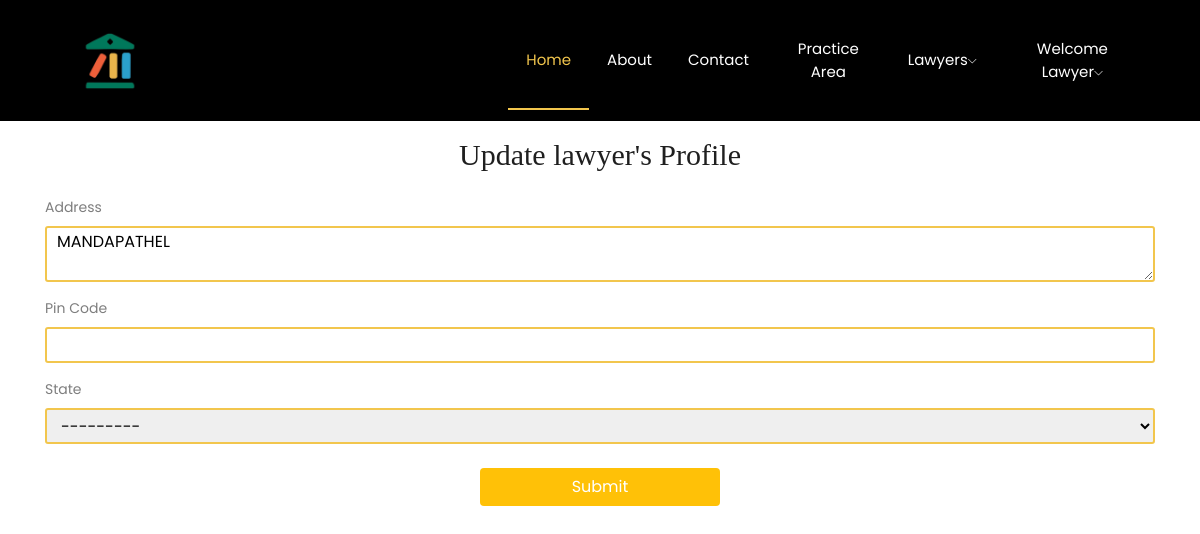
Screenshot of /accounts/update_profile/ (signed in) with the database file from the repository.
### accounts/models.py (models this page shows)
class CustomUser(AbstractUser):
    USER_TYPES = (
        ('admin', 'Admin'),
        ('lawyer', 'Lawyer'),
        ('student', 'Student'),
        ('client', 'Client'),
    )
    STATES = (
    ('Andhra Pradesh', 'Andhra Pradesh'),
    ('Arunachal Pradesh', 'Arunachal Pradesh'),
    ('Assam', 'Assam'),
    ('Bihar', 'Bihar'),
    ('Chhattisgarh', 'Chhattisgarh'),
    ('Goa', 'Goa'),
    ('Gujarat', 'Gujarat'),
    ('Haryana', 'Haryana'),
    ('Himachal Pradesh', 'Himachal Pradesh'),
    ('Jharkhand', 'Jharkhand'),
    ('Karnataka', 'Karnataka'),
    ('Kerala', 'Kerala'),
    ('Madhya Pradesh', 'Madhya Pradesh'),
    ('Maharashtra', 'Maharashtra'),
    ('Manipur', 'Manipur'),
    ('Meghalaya', 'Meghalaya'),
    ('Mizoram', 'Mizoram'),
    ('Nagaland', 'Nagaland'),
    ('Odisha', 'Odisha'),
    ('Punjab', 'Punjab'),
    ('Rajasthan', 'Rajasthan'),
    ('Sikkim', 'Sikkim'),
    ('Tamil Nadu', 'Tamil Nadu'),
    ('Telangana', 'Telangana'),
    ('Tripura', 'Tripura'),
    ('Uttar Pradesh', 'Uttar Pradesh'),
    ('Uttarakhand', 'Uttarakhand'),
    ('West Bengal', 'West Bengal'),
    ('Andaman and Nicobar Islands', 'Andaman and Nicobar Islands'),
    ('Chandigarh', 'Chandigarh'),
    ('Dadra and Nagar Haveli and Daman and Diu', 'Dadra and Nagar Haveli and Daman and Diu'),
    ('Lakshadweep', 'Lakshadweep'),
    ('Delhi', 'Delhi'),
    ('Puducherry', 'Puducherry'),
)
    user_type = models.CharField(max_length=10, choices=USER_TYPES, default='client')
    email = models.EmailField(unique=True, default='')  # Change: Use email as the username
    first_name = models.CharField(max_length=30, default='')  # Added: First name field
    last_name = models.CharField(max_length=30, default='')  # Added: Last name field
    address = models.TextField(default='',blank=True,)  # Added: Address field
    dob = models.DateField(default='2000-01-01',blank=True,)  # Added: Date of birth field
    pin = models.CharField(max_length=6, default='',blank=True,)  # Added: PIN code field
    state = models.CharField(max_length=50, choices=STATES, blank=True, null=False)
    phone = models.CharField(max_length=15,blank=True, unique=True)  # Added: Phone number field

### accounts/views.py (the view)
# urls.py: path('update_profile/', views.update_profile, name='update_profile'),
def update_profile(request):
    user = request.user
    if request.method == 'POST':
        form = UserProfileUpdateForm(request.POST, instance=user)
        if form.is_valid():
            form.save()
            return redirect('client_dashboard')  # Redirect to the user's profile page after updating
    else:
        form = UserProfileUpdateForm(instance=user)
    return render(request, 'client/update_profile.html', {'form': form})

### accounts/forms.py
class UserProfileUpdateForm(forms.ModelForm):
    class Meta:
        model = CustomUser
        fields = ['address', 'pin', 'state']  # Add other fields as needed

### accounts/templates/client/update_profile.html (shortened to what this page needs)
{% load static %}
<!doctype html>
<html class="no-js" lang="zxx">
<head>
    <link rel="stylesheet" href="{% static 'css/bootstrap.min.css' %}">
    <link rel="stylesheet" href="{% static 'css/owl.carousel.min.css' %}">
    <link rel="stylesheet" href="{% static 'css/magnific-popup.css' %}">
    <link rel="stylesheet" href="{% static 'css/font-awesome.min.css' %}">
    <link rel="stylesheet" href="{% static 'css/themify-icons.css' %}">
    <link rel="stylesheet" href="{% static 'css/nice-select.css' %}">
    <link rel="stylesheet" href="{% static 'css/flaticon.css' %}">
    <link rel="stylesheet" href="{% static 'css/flaticon.css' %}">
    <link rel="stylesheet" href="{% static 'css/gijgo.css' %}">
    <link rel="stylesheet" href="{% static 'css/slicknav.css' %}">
    <link rel="stylesheet" href="{% static 'css/style.css' %}">
    <link rel="stylesheet" href="{% static 'css/bookings.css' %}">
    <link rel="stylesheet" href="{% static 'css/update_profile.css' %}">
    <link rel="stylesheet" href="{% static 'css/add_user.css' %}">
</head>
<body>
    <header>
        <div class="header-area ">
            <div id="sticky-header" class="main-header-area">
                <div class="container-fluid p-0">
                    <div class="row align-items-center justify-content-between no-gutters">
                        <div class="col-xl-2 col-lg-2">
                            <div class="logo-img">
                                <a href="index.html">
                                    <img src="{% static 'img\icon.ico' %}" alt=""width="120">
                                </a>
                            </div>
                        </div>
                        <div class="col-xl-7 col-lg-8">
                            <div class="main-menu  d-none d-lg-block">
                                <nav>
                                    <ul id="navigation">
                                        <li><a class="active" href="{% url 'home' %}">home</a></li>
                                        <li><a href="{% url 'about' %}">About</a></li>
                                        <li><a href="{% url 'contact' %}">Contact</a></li>
                                        <li><a href="{% url 'practice' %}">Practice Area</a></li>
                                        <li><a href="{% url 'lawyer_list' %}">Lawyers<i class="ti-angle-down"></i></a>
                                        </li>
                                        {% if user.is_authenticated %}
                                        <li>
                                            <a href="#">Welcome {{ user.first_name }}<i class="ti-angle-down"></i></a>
                                        </li>
                                        {% else %}
                                        <li><a href="{% url 'signup' %}">Signup</a></li>
                                        <li><a href="{% url 'login' %}">Login</a></li>
                                        {% endif %}
                                    </ul>
                                </nav>
                            </div>
                        </div>
                    </div>
                </div>
            </div>
        </div>
    </header>
    <div class="container pb-5">
        <h2 class="mt-3 text-center">Update {{ user.first_name }}'s Profile</h2>
        <div class="row">
            <div class="col-md-12">
                <form method="POST" enctype="multipart/form-data" action="">
                    <div class="input-row">
                        <div class="input-group">
                            <label for="{{ form.address.id_for_label }}">Address</label>
                            {{ form.address }}
                        </div>
                    </div>
                    <div class="input-row">
                        <div class="input-group">
                            <label for="{{ form.pin.id_for_label }}">Pin Code</label>
                            {{ form.pin }}
                        </div>
                    </div>
                    <div class="input-row">
                        <div class="input-group">
                            <label for="{{ form.state.id_for_label }}">State</label>
                            {{ form.state }}
                        </div>
                    </div>
                    <div class="d-flex justify-content-center align-items-center mt-4">
                        <button type="submit" class="btn rounded bg-warning text-white" style="min-width: 15em;">
                            Submit
                        </button>
                    </div>
                </form>
            </div>
        </div>
    </div>
</body>
</html>

### static/css/add_user.css (style rules this page uses)
.input-group { display: flex; flex-direction: column; margin-top: 1em; }
.input-group input, .input-group select, .input-group textarea { width: 100%; height: 2.25em; outline: none; border: 2px solid #f2c64d; border-radius: 3px; padding-left: 10px; }
.input-group textarea { height: 3.5em; }

### accounts/templates/client/update_profile.html (style rules this page uses)
#navigation { display: flex; align-items: center; list-style: none; padding: 0; }
#navigation li { margin: 0; padding: 0; margin-right: 0px; }
#navigation li:last-child { margin-right: 0; }

### rows the page displays
CustomUser: first_name "Lawyer", first_name "lawyer", address "MANDAPATHEL", state "---------"
